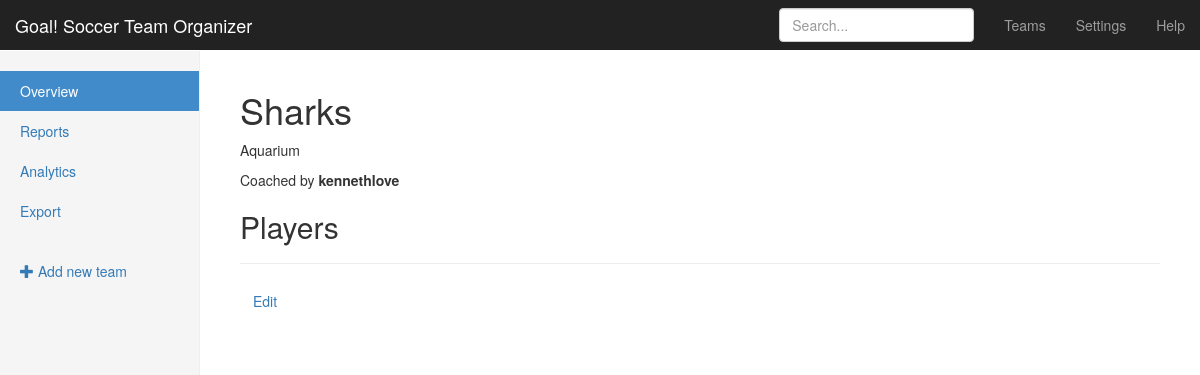
Screenshot of /teams/4/ with the database file from the repository.
### teams/models.py (models this page shows, shortened)
class Team(models.Model):
    name = models.CharField(max_length=255)
    coach = models.ForeignKey(User, related_name='teams')
    practice_location = models.CharField(max_length=255)

### teams/views.py (the view)
# urls.py: url(r'^(?P<pk>\d+)/$', views.TeamDeatailView.as_view(), name='detail'),
class TeamDeatailView(DetailView, UpdateView):
    model = models.Team
    fields = ("name", "practice_location", "coach")
    template_name = "teams/team_detail.html"

### teams/templates/teams/team_detail.html (shortened to what this page needs)
{% extends "teams/_layout.html" %}
{% block body_content %}
<h1>{{ team.name  }}</h1>
<p class="muted">{{ team.practice_location }}</p>
<p>Coached by <strong>{{ team.coach.get_full_name|default:team.coach }}</strong></p>
<h2>Players</h2>
<hr>
<p><a href="{% url 'teams:update' pk=team.pk %}" class="btn">Edit</a></p>
{% endblock %}

### assets/css/goal.css (style rules this page uses)
body { padding-top: 50px; }

### rows the page displays
Team: name "Sharks", practice_location "Aquarium", coach.get_full_name "kennethlove"
